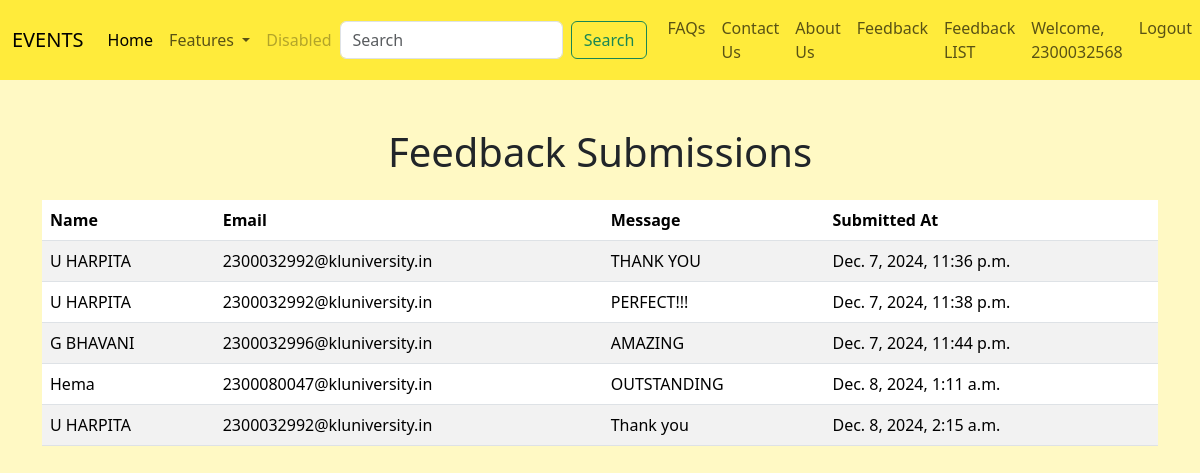
The app's page /feedbacks/ (signed in) with its own data.
### eventapp/models.py (models this page shows, shortened)
class Feedback(models.Model):
    name = models.CharField(max_length=100)
    email = models.EmailField()
    message = models.TextField()
    submitted_at = models.DateTimeField(auto_now_add=True)

### eventapp/views.py (the view)
# urls.py: path('feedbacks/', feedback_list, name='feedback_list'),
def feedback_list(request):
    feedbacks = Feedback.objects.all()
    return render(request, 'eventapp/feedback_list.html', {'feedbacks': feedbacks})

### templates/eventapp/feedback_list.html (shortened to what this page needs)
{% extends 'Navbar/ProjectNavbar.html' %}
{% load static %}
{% block body %}
<div class="container mt-5">
    <h1 class="text-center mb-4">Feedback Submissions</h1>
    <table class="table table-striped">
        <thead>
            <tr>
                <th>Name</th>
                <th>Email</th>
                <th>Message</th>
                <th>Submitted At</th>
            </tr>
        </thead>
        <tbody>
            {% for feedback in feedbacks %}
            <tr>
                <td>{{ feedback.name }}</td>
                <td>{{ feedback.email }}</td>
                <td>{{ feedback.message }}</td>
                <td>{{ feedback.submitted_at }}</td>
            </tr>
            {% empty %}
            <tr>
                <td colspan="4" class="text-center">No feedback available</td>
            </tr>
            {% endfor %}
        </tbody>
    </table>
</div>
{% endblock %}

### templates/Navbar/ProjectNavbar.html (shortened to what this page needs)
<!DOCTYPE html>
<html lang="en">
<head>
    <link href="https://cdn.jsdelivr.net/npm/bootstrap@5.3.3/dist/css/bootstrap.min.css" rel="stylesheet">
</head>
<body>
    <nav class="navbar navbar-expand-lg navbar-light">
        <div class="container-fluid">
          <a class="navbar-brand" href="{% url 'eventapp:ProjectHomePage' %}">EVENTS</a>
          <div class="collapse navbar-collapse" id="navbarNavDropdown">
            <ul class="navbar-nav">
              <li class="nav-item">
                <a class="nav-link active" aria-current="page" href="#">Home</a>
              </li>
              <li class="nav-item dropdown">
                <a class="nav-link dropdown-toggle" href="#" id="navbarDropdownMenuLink" role="button" data-bs-toggle="dropdown" aria-expanded="false">
                    Features
                </a>
              </li>
              <li class="nav-item">
                <a class="nav-link disabled" href="#" tabindex="-1" aria-disabled="true">Disabled</a>
              </li>
            </ul>
            <form class="d-flex">
                <input class="form-control me-2" type="search" placeholder="Search" aria-label="Search">
                <button class="btn btn-outline-success" type="submit">Search</button>
            </form>
          </div>
        </div>
        <ul class="navbar-nav ms-auto">
            <li class="nav-item">
                <a class="nav-link" href="{% url 'eventapp:faq' %}">FAQs</a>
            </li>
            <li class="nav-item">
                <a class="nav-link" href="{% url 'eventapp:contact_us' %}">Contact Us</a>
            </li>
            <li class="nav-item">
                <a class="nav-link" href="{% url 'eventapp:about_us' %}">About Us</a>
            </li>
            <li class="nav-item">
                <a class="nav-link" href="{% url 'eventapp:feedback' %}">Feedback</a>
            </li>
            <li class="nav-item">
                <a class="nav-link" href="{% url 'eventapp:feedback_list' %}">Feedback LIST</a>
            </li>
            {% if user.is_authenticated %}
            <li class="nav-item">
                <span class="nav-link">Welcome, {{ user.username }}</span>
            </li>
            <li class="nav-item">
                <a class="nav-link" href="{% url 'userapp:UserLogout' %}">Logout</a>
            </li>
            {% endif %}
        </ul>
    </nav>
    {% block body %}
    {% endblock %}
</body>
</html>

### templates/Navbar/ProjectNavbar.html (style rules this page uses)
.navbar { background-color: #FFEB3B; }
body { background-color: #FFF9C4; }

### records on screen
Feedback: name "U HARPITA", email "2300032992@kluniversity.in", message "THANK YOU", submitted_at "Dec. 7, 2024, 11:36 p.m."
Feedback: name "U HARPITA", email "2300032992@kluniversity.in", message "PERFECT!!!", submitted_at "Dec. 7, 2024, 11:38 p.m."
Feedback: name "G BHAVANI", email "2300032996@kluniversity.in", message "AMAZING", submitted_at "Dec. 7, 2024, 11:44 p.m."
Feedback: name "Hema", email "2300080047@kluniversity.in", message "OUTSTANDING", submitted_at "Dec. 8, 2024, 1:11 a.m."
Feedback: name "U HARPITA", email "2300032992@kluniversity.in", message "Thank you", submitted_at "Dec. 8, 2024, 2:15 a.m."

### other values on screen
{{ user.username }} "2300032568"
